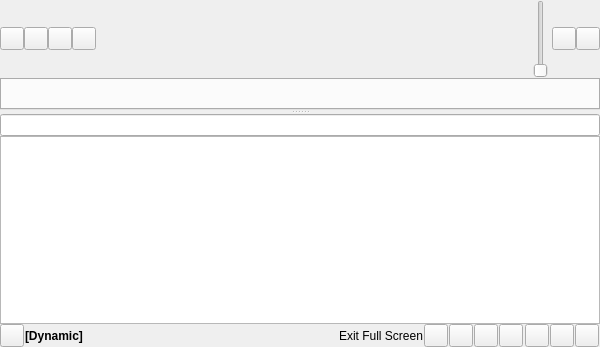
<?xml version="1.0" encoding="UTF-8"?>
<ui version="4.0">
 <class>MainWindow</class>
 <widget class="QWidget" name="MainWindow">
  resize(165, widget->height());
  <property name="geometry">
   <rect>
    <x>0</x>
    <y>0</y>
    <width>600</width>
    <height>347</height>
   </rect>
  </property>
  <layout class="QVBoxLayout" name="verticalLayout">
   <property name="spacing">
    <number>0</number>
   </property>
   <property name="margin">
    <number>0</number>
   </property>
   <item>
    <widget class="QWidget" name="toolbar" native="true">
     <layout class="QHBoxLayout" name="toolbarLayout">
      <property name="spacing">
       <number>0</number>
      </property>
      <property name="margin">
       <number>0</number>
      </property>
      <item>
       <widget class="ToolButton" name="prevTrackButton"/>
      </item>
      <item>
       <widget class="ToolButton" name="playPauseTrackButton"/>
      </item>
      <item>
       <widget class="ToolButton" name="stopTrackButton"/>
      </item>
      <item>
       <widget class="ToolButton" name="nextTrackButton"/>
      </item>
      <item>
       <widget class="CoverWidget" name="coverWidget"/>
      </item>
      <item>
       <widget class="NowPlayingWidget" name="nowPlaying"/>
      </item>
      <item>
       <spacer name="volumeSliderSpacera">
        <property name="orientation">
         <enum>Qt::Horizontal</enum>
        </property>
        <property name="sizeType">
         <enum>QSizePolicy::Fixed</enum>
        </property>
        <property name="sizeHint" stdset="0">
         <size>
          <width>4</width>
          <height>4</height>
         </size>
        </property>
       </spacer>
      </item>
      <item>
       <widget class="VolumeControl" name="volumeSlider"/>
      </item>
      <item>
       <spacer name="volumeSliderSpacer">
        <property name="orientation">
         <enum>Qt::Horizontal</enum>
        </property>
        <property name="sizeType">
         <enum>QSizePolicy::Fixed</enum>
        </property>
        <property name="sizeHint" stdset="0">
         <size>
          <width>4</width>
          <height>4</height>
         </size>
        </property>
       </spacer>
      </item>
      <item>
       <widget class="ToolButton" name="songInfoButton"/>
      </item>
      <item>
       <widget class="MenuButton" name="menuButton"/>
      </item>
     </layout>
    </widget>
   </item>
   <item>
    <widget class="MessageWidget" name="messageWidget"/>
   </item>
   <item>
    <widget class="QStackedWidget" name="stack">
     <property name="currentIndex">
      <number>0</number>
     </property>
     <widget class="AutohidingSplitter" name="splitter">
      <property name="enabled">
       <bool>true</bool>
      </property>
      <property name="sizePolicy">
       <sizepolicy hsizetype="MinimumExpanding" vsizetype="MinimumExpanding">
        <horstretch>0</horstretch>
        <verstretch>0</verstretch>
       </sizepolicy>
      </property>
      <property name="orientation">
       <enum>Qt::Vertical</enum>
      </property>
      <widget class="QWidget" name="tabWidgetContainer">
       <layout class="QVBoxLayout" name="vlayout">
        <property name="spacing">
         <number>0</number>
        </property>
        <property name="leftMargin">
         <number>0</number>
        </property>
        <property name="topMargin">
         <number>0</number>
        </property>
        <property name="rightMargin">
         <number>0</number>
        </property>
        <property name="bottomMargin">
         <number>0</number>
        </property>
        <item>
         <widget class="FancyTabWidget" name="tabWidget">
          <property name="minimumSize">
           <size>
            <width>32</width>
            <height>32</height>
           </size>
          </property>
         </widget>
        </item>
       </layout>
      </widget>
      <widget class="QWidget" name="playQueueWidget">
       <property name="sizePolicy">
        <sizepolicy hsizetype="Expanding" vsizetype="Expanding">
         <horstretch>2</horstretch>
         <verstretch>0</verstretch>
        </sizepolicy>
       </property>
       <layout class="QVBoxLayout" name="playQueueLayout">
        <property name="spacing">
         <number>0</number>
        </property>
        <property name="margin">
         <number>0</number>
        </property>
        <item>
         <widget class="PlayQueueSearchWidget" name="playQueueSearchWidget"/>
        </item>
        <item>
         <widget class="PlayQueueView" name="playQueue"/>
        </item>
        <item>
         <layout class="QHBoxLayout" name="playQueueBottomLayout">
          <property name="spacing">
           <number>1</number>
          </property>
          <property name="margin">
           <number>0</number>
          </property>
          <item>
           <widget class="ToolButton" name="stopDynamicButton"/>
          </item>
          <item>
           <widget class="QLabel" name="dynamicLabel">
            <property name="font">
             <font>
              <weight>75</weight>
              <bold>true</bold>
             </font>
            </property>
            <property name="text">
             <string>[Dynamic]</string>
            </property>
           </widget>
          </item>
          <item>
           <widget class="SqueezedTextLabel" name="playQueueStatsLabel"/>
          </item>
          <item>
           <spacer>
            <property name="orientation">
             <enum>Qt::Horizontal</enum>
            </property>
            <property name="sizeHint" stdset="0">
             <size>
              <width>6</width>
              <height>2</height>
             </size>
            </property>
           </spacer>
          </item>
          <item>
           <widget class="UrlLabel" name="fullScreenLabel">
            <property name="text">
             <string>Exit Full Screen</string>
            </property>
           </widget>
          </item>
          <item>
           <widget class="ToolButton" name="repeatButton">
            <property name="checkable">
             <bool>true</bool>
            </property>
            <property name="checked">
             <bool>false</bool>
            </property>
           </widget>
          </item>
          <item>
           <widget class="ToolButton" name="singleButton">
            <property name="checkable">
             <bool>true</bool>
            </property>
            <property name="checked">
             <bool>false</bool>
            </property>
           </widget>
          </item>
          <item>
           <widget class="ToolButton" name="randomButton">
            <property name="checkable">
             <bool>true</bool>
            </property>
           </widget>
          </item>
          <item>
           <widget class="ToolButton" name="consumeButton">
            <property name="checkable">
             <bool>true</bool>
            </property>
           </widget>
          </item>
          <item>
           <widget class="SpacerWidget" name="midSpacer" native="true"/>
          </item>
          <item>
           <widget class="ToolButton" name="centerPlayQueueButton"/>
          </item>
          <item>
           <widget class="ToolButton" name="savePlayQueueButton"/>
          </item>
          <item>
           <widget class="ToolButton" name="clearPlayQueueButton"/>
          </item>
          <item>
           <widget class="SizeGrip" name="sizeGrip" native="true"/>
          </item>
         </layout>
        </item>
       </layout>
      </widget>
     </widget>
     <widget class="ContextWidget" name="context"/>
    </widget>
   </item>
  </layout>
 </widget>
 <customwidgets>
  <customwidget>
   <class>SqueezedTextLabel</class>
   <extends>QLabel</extends>
   <header>support/squeezedtextlabel.h</header>
  </customwidget>
  <customwidget>
   <class>NowPlayingWidget</class>
   <extends>QWidget</extends>
   <header>widgets/nowplayingwidget.h</header>
  </customwidget>
  <customwidget>
   <class>PlayQueueView</class>
   <extends>QTreeView</extends>
   <header>widgets/playqueueview.h</header>
  </customwidget>
  <customwidget>
   <class>FancyTabWidget</class>
   <extends>QTabWidget</extends>
   <header>support/fancytabwidget.h</header>
   <container>1</container>
  </customwidget>
  <customwidget>
   <class>MessageWidget</class>
   <extends>QFrame</extends>
   <header>support/messagewidget.h</header>
   <container>1</container>
  </customwidget>
  <customwidget>
   <class>AutohidingSplitter</class>
   <extends>QSplitter</extends>
   <header>widgets/autohidingsplitter.h</header>
   <container>1</container>
  </customwidget>
  <customwidget>
   <class>MenuButton</class>
   <extends>QToolButton</extends>
   <header>widgets/menubutton.h</header>
  </customwidget>
  <customwidget>
   <class>ToolButton</class>
   <extends>QToolButton</extends>
   <header>widgets/toolbutton.h</header>
  </customwidget>
  <customwidget>
   <class>ContextWidget</class>
   <extends>QWidget</extends>
   <header>context/contextwidget.h</header>
  </customwidget>
  <customwidget>
   <class>PlayQueueSearchWidget</class>
   <extends>QLineEdit</extends>
   <header>widgets/playqueuesearchwidget.h</header>
  </customwidget>
  <customwidget>
   <class>SpacerWidget</class>
   <extends>QWidget</extends>
   <header>widgets/spacerwidget.h</header>
  </customwidget>
  <customwidget>
   <class>SizeGrip</class>
   <extends>QWidget</extends>
   <header>widgets/sizegrip.h</header>
  </customwidget>
  <customwidget>
   <class>CoverWidget</class>
   <extends>QLabel</extends>
   <header>widgets/coverwidget.h</header>
  </customwidget>
  <customwidget>
   <class>VolumeControl</class>
   <extends>QSlider</extends>
   <header>widgets/volumecontrol.h</header>
  </customwidget>
  <customwidget>
   <class>UrlLabel</class>
   <extends>QLabel</extends>
   <header>support/urllabel.h</header>
  </customwidget>
 </customwidgets>
 <resources/>
 <connections/>
</ui>
